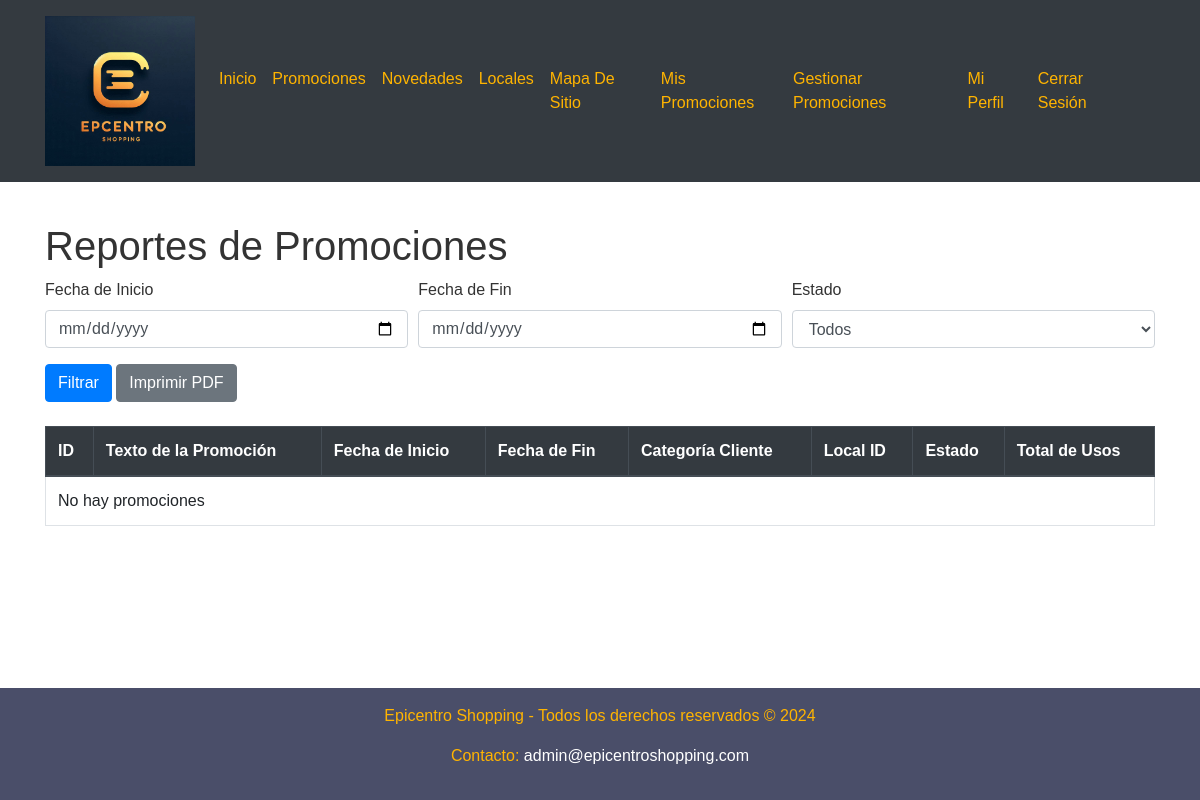
Before: /reportesDueño.php (signed in) with the older database file.
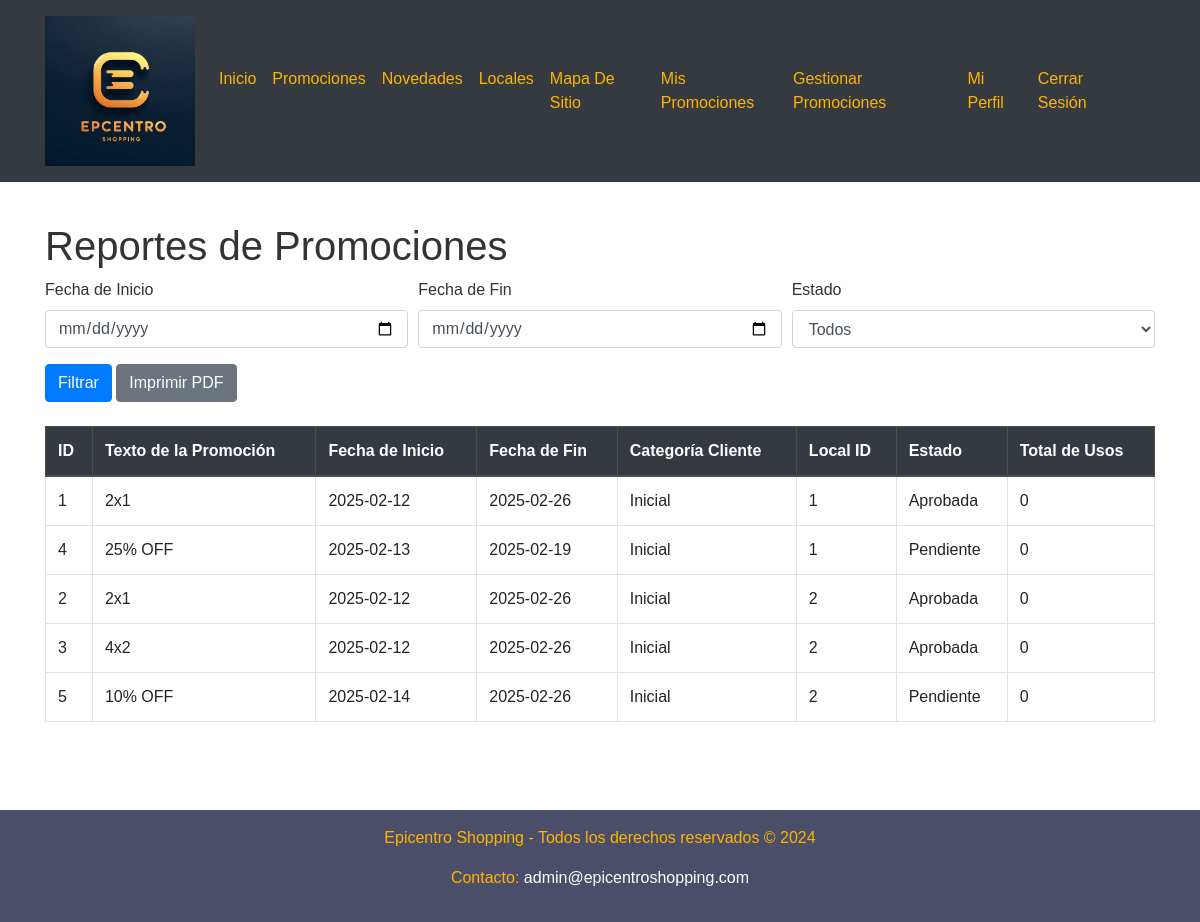
After: the same page with the newer database file.
### tables this page shows
CREATE TABLE `promociones` (
  `id` int(11) NOT NULL,
  `local_id` int(11) DEFAULT NULL,
  `textoPromo` varchar(200) NOT NULL,
  `fecha_inicio` date NOT NULL,
  `fecha_fin` date NOT NULL,
  `diasSemana` varchar(70) NOT NULL,
  `categoriaCliente` enum('Inicial','Medium','Premium') NOT NULL,
  `estadoPromo` set('Pendiente','Aprobada','Denegada') NOT NULL
);

### public/reportesDueño.php (the view, shortened to what this page needs)
<?php
include '../env/shopping_db.php';
$user_id = $_SESSION['user_id'];
$sql = "SELECT p.id, p.textoPromo, p.fecha_inicio, p.fecha_fin, p.categoriaCliente, p.local_id, p.estadoPromo,
               (SELECT COUNT(*) FROM promociones_cliente pc WHERE pc.idPromocion = p.id AND pc.estado = 'aceptada') AS totalPromos
        FROM promociones p
        WHERE p.local_id IN (SELECT id FROM locales WHERE idUsuario = ?)";
$stmt = $conn->prepare($sql);
$stmt->bind_param("i", $user_id);
$stmt->execute();
$result = $stmt->get_result();
?>
<!DOCTYPE html>
<html lang="es">
<head>
    <link rel="stylesheet" href="https://stackpath.bootstrapcdn.com/bootstrap/4.5.2/css/bootstrap.min.css">
    <link rel="stylesheet" href="../css/styles.css">
</head>
<body>
    <div class="wrapper">
    <?php include '../includes/header.php'; ?>
        <main class="container my-4">
            <h1>Reportes de Promociones</h1>
            <form method="GET" action="reportesDueño.php">
                <div class="form-row">
                    <div class="form-group col-md-4">
                        <label for="fecha_inicio">Fecha de Inicio</label>
                        <input type="date" class="form-control" id="fecha_inicio" name="fecha_inicio" value="<?php echo isset($_GET['fecha_inicio']) ? $_GET['fecha_inicio'] : ''; ?>">
                    </div>
                    <div class="form-group col-md-4">
                        <label for="fecha_fin">Fecha de Fin</label>
                        <input type="date" class="form-control" id="fecha_fin" name="fecha_fin" value="<?php echo isset($_GET['fecha_fin']) ? $_GET['fecha_fin'] : ''; ?>">
                    </div>
                    <div class="form-group col-md-4">
                        <label for="estadoPromo">Estado</label>
                        <select class="form-control" id="estadoPromo" name="estadoPromo">
                            <option value="">Todos</option>
                        </select>
                    </div>
                </div>
                <button type="submit" class="btn btn-primary">Filtrar</button>
                <button type="submit" name="generate_pdf" class="btn btn-secondary">Imprimir PDF</button>
            </form>
            <div class="table-responsive mt-4">
                <table class="table table-bordered">
                    <thead class="thead-dark">
                        <tr>
                            <th>ID</th>
                            <th>Texto de la Promoción</th>
                            <th>Fecha de Inicio</th>
                            <th>Fecha de Fin</th>
                            <th>Categoría Cliente</th>
                            <th>Local ID</th>
                            <th>Estado</th>
                            <th>Total de Usos</th>
                        </tr>
                    </thead>
                    <tbody>
                        <?php
                        if ($result->num_rows > 0) {
                            while ($row = $result->fetch_assoc()) {
                                echo "<tr>";
                                echo "<td>" . $row['id'] . "</td>";
                                echo "<td>" . $row['textoPromo'] . "</td>";
                                echo "<td>" . $row['fecha_inicio'] . "</td>";
                                echo "<td>" . $row['fecha_fin'] . "</td>";
                                echo "<td>" . $row['categoriaCliente'] . "</td>";
                                echo "<td>" . $row['local_id'] . "</td>";
                                echo "<td>" . $row['estadoPromo'] . "</td>";
                                echo "<td>" . $row['totalPromos'] . "</td>";
                                echo "</tr>";
                            }
                        } else {
                            echo "<tr><td colspan='9'>No hay promociones</td></tr>";
                        }
                        ?>
                    </tbody>
                </table>
            </div>
        </main>
        <?php include '../includes/footer.php'; ?>
    </div>
</body>
</html>

Changed rows visible on the page:
added promociones: id "1", textoPromo "2x1", fecha_inicio "2025-02-12", fecha_fin "2025-02-26", categoriaCliente "Inicial", local "1", estadoPromo "Aprobada", totalPromos "0"
added promociones: id "4", textoPromo "25% OFF", fecha_inicio "2025-02-13", fecha_fin "2025-02-19", categoriaCliente "Inicial", local "1", estadoPromo "Pendiente", totalPromos "0"
added promociones: id "2", textoPromo "2x1", fecha_inicio "2025-02-12", fecha_fin "2025-02-26", categoriaCliente "Inicial", local "2", estadoPromo "Aprobada", totalPromos "0"
added promociones: id "3", textoPromo "4x2", fecha_inicio "2025-02-12", fecha_fin "2025-02-26", categoriaCliente "Inicial", local "2", estadoPromo "Aprobada", totalPromos "0"
added promociones: id "5", textoPromo "10% OFF", fecha_inicio "2025-02-14", fecha_fin "2025-02-26", categoriaCliente "Inicial", local "2", estadoPromo "Pendiente", totalPromos "0"
Other visible differences:
text no longer shown: "No hay promociones"
